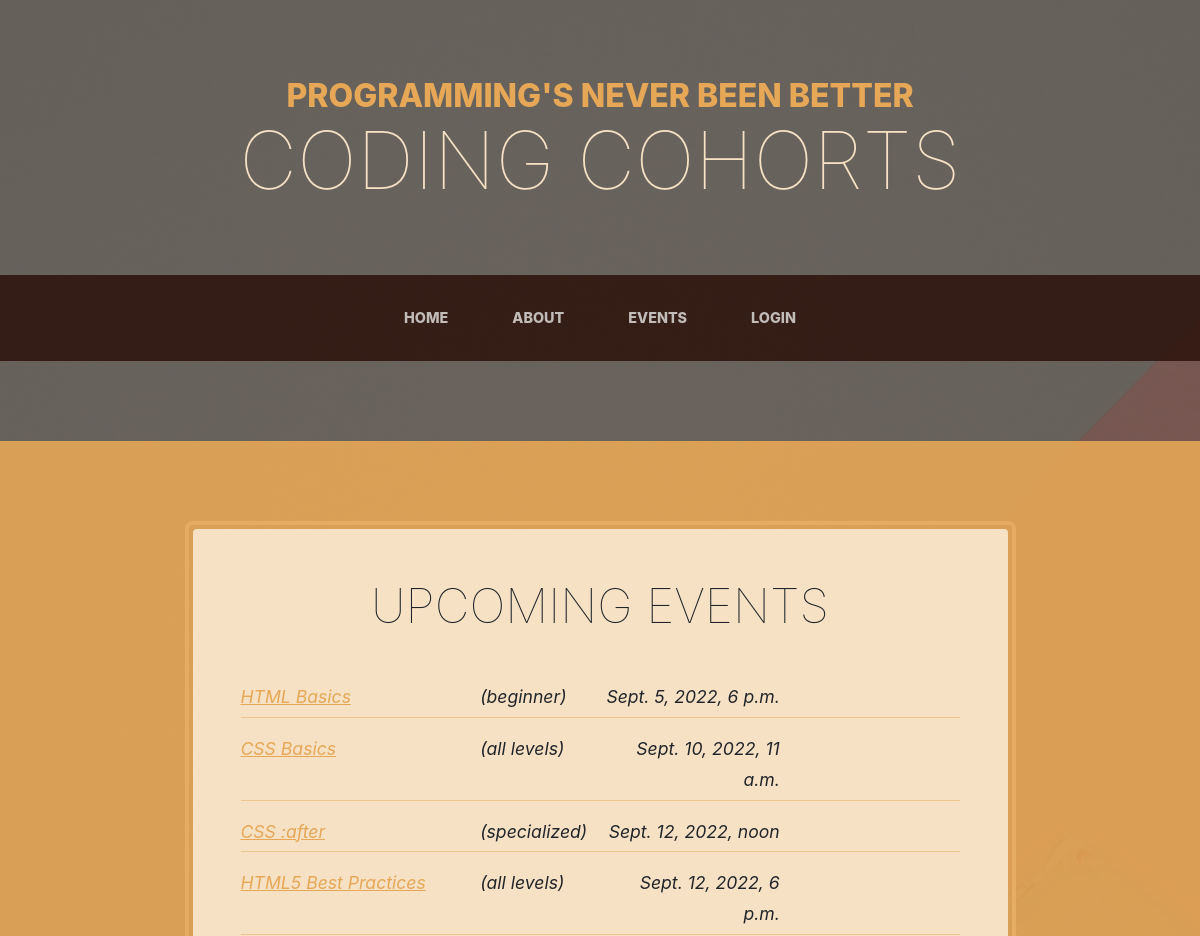
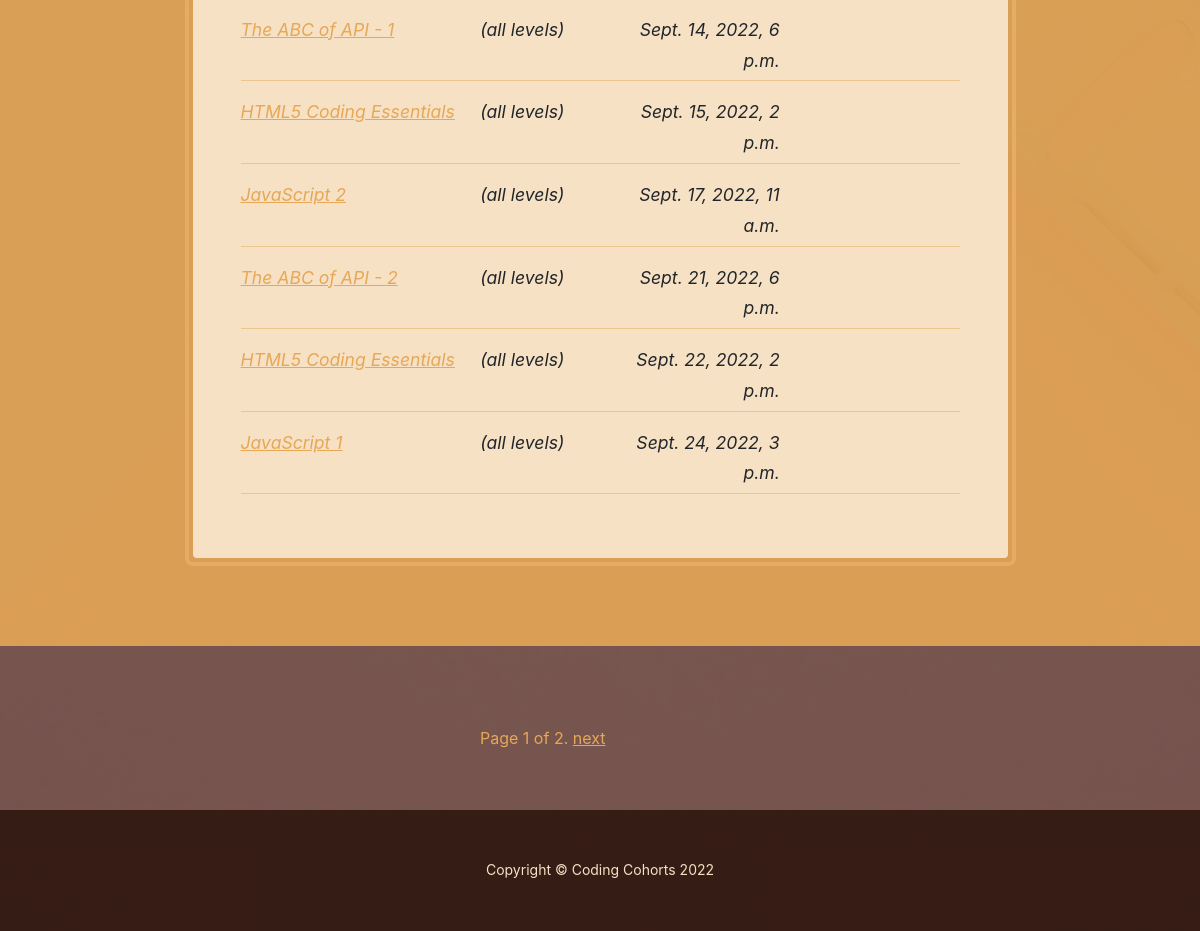
Screenshot of /catalog/events/ with the database file from the repository (2 pictures, top to bottom).
### catalog/models.py (models this page shows, shortened)
class Event(models.Model):
    title = models.CharField(max_length=200)
    date = models.DateTimeField(blank=True)
    attendees = models.IntegerField(default=20)
    leader = models.ForeignKey(User, on_delete=models.SET_NULL, null=True)
    STATUS = (
        ('t', 'Teaching'),
        ('n', 'Not Teaching'),
    )
    status = models.CharField(
        max_length=1,
        choices=STATUS,
        blank=True,
        default='t',
    )
    description = models.TextField(max_length=1000,
                                   help_text='Enter a brief description of tevent')
    LEVEL_CHOICES = (
        ('all levels', 'ALL'),
        ('beginner', 'BEGINNER'),
        ('specialized', 'SPECIALIZED'),
    )
    level = models.CharField(max_length=15, choices=LEVEL_CHOICES, default='all')
    LANGUAGE_CHOICES = (
        ('api', 'API'),
        ('css', 'CSS'),
        ('data', 'DATA'),
        ('html', 'HTML'),
        ('javascript', 'JAVASCRIPT'),
    )
    language = models.CharField(max_length=15, choices=LANGUAGE_CHOICES, default='html')
    image = models.ImageField(upload_to='static/img/')
    def get_absolute_url(self):
        return reverse('event-detail', args=[str(self.id)])

### catalog/views.py (the view)
# urls.py: path("events/", views.EventListView.as_view(), name="events"),
class EventListView(generic.ListView):
    template_name = "events.html"
    model = Event
    context_object_name = 'event_list'
    paginate_by = 10
    ordering = ['date']

### catalog/templates/events.html (shortened to what this page needs)
{% extends "base_generic.html" %}
{% block content %}
    <section class="page-section cta">
        <div class="container">
            <div class="row">
                <div class="col-xl-9 mx-auto">
                    <div class="cta-inner bg-faded text-center rounded">
                        <h2 class="section-heading mb-5">
                            <span class="section-heading-lower">Upcoming Events</span>
                        </h2>
                        {% if event_list %}
                            <div class="list-unstyled list-hours mb-6 text-left mx-auto">
                            {% for event in event_list %}
                                <p class="list-unstyled-item list-hours-item d-flex">
                                    <span class="text-start col-sm-4">
                                        <a class="text-left"
                                           href="{{ event.get_absolute_url }}">
                                            {{ event.title }}
                                        </a>
                                    </span>
                                    <span class="text-start col-sm-2 col-xs-2">({{ event.level }})</span>
                                    <span class="text-end col-sm-3 ">{{ event.date }} </span>
                                    <span class="text-end col-sm-3 ">
                                    </span>
                                </p>
                            {% endfor %}
                        {% else %}
                            <p>There are no on the calendar events at this time.</p>
                        {% endif %}
                        </div>
                    </div>
                </div>
            </div>
        </div>
    </section>
{% endblock %}
{% block pagination %}
    {% if is_paginated %}
        <div class="pagination">
            <span class="page-links">
                <span class="page-current">
                    Page {{ page_obj.number }} of {{ page_obj.paginator.num_pages }}.
                </span>
                {% if page_obj.has_next %}
                    <a href="{{ request.path }}?page={{ page_obj.next_page_number }}">next</a>
                {% endif %}
            </span>
        </div>
    {% endif %}
{% endblock %}

### rows the page displays
Event: title "HTML Basics", level "beginner", date "Sept. 5, 2022, 6 p.m."
Event: title "CSS Basics", level "all levels", date "Sept. 10, 2022, 11 a.m."
Event: title "CSS :after", level "specialized", date "Sept. 12, 2022, noon"
Event: title "HTML5 Best Practices", level "all levels", date "Sept. 12, 2022, 6 p.m."
Event: title "The ABC of API - 1", level "all levels", date "Sept. 14, 2022, 6 p.m."
Event: title "HTML5 Coding Essentials", level "all levels", date "Sept. 15, 2022, 2 p.m."
Event: title "JavaScript 2", level "all levels", date "Sept. 17, 2022, 11 a.m."
Event: title "The ABC of API - 2", level "all levels", date "Sept. 21, 2022, 6 p.m."
Event: title "HTML5 Coding Essentials", level "all levels", date "Sept. 22, 2022, 2 p.m."
Event: title "JavaScript 1", level "all levels", date "Sept. 24, 2022, 3 p.m."

### other values shown
{{ page_obj.number }} "1"
{{ page_obj.paginator.num_pages }} "2"
